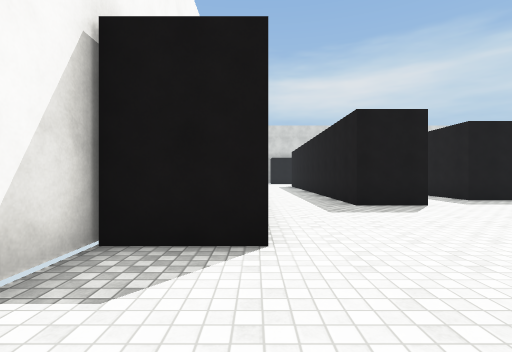
view 1 (above)

24 first-person views from a walk through a 3-D level made in the Unity game engine. The camera is 1.3 m above the floor, looks level and sees 85° across. The floor is counted in squares, 2 m on a side. Each view is taken from the middle of a square. On the plan, view 1 faces up. The plan holds only what a view shows up to about 9 squares ahead; the rest is blank. The place goes on beyond the plan. Surface patterns are stand-ins for the level's own textures.

view 2
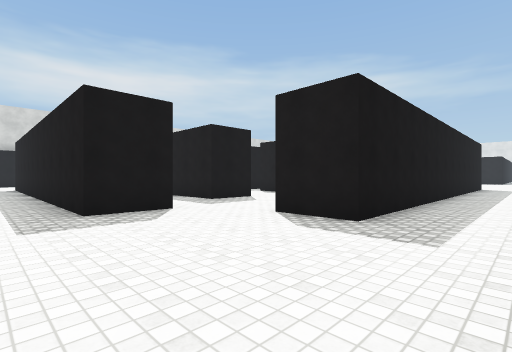

view 3
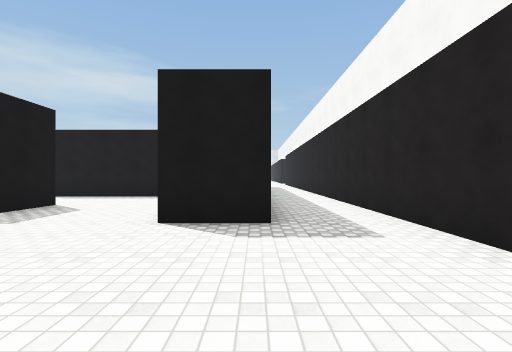

view 4
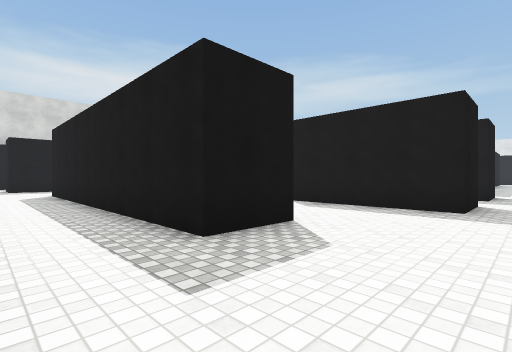

view 5
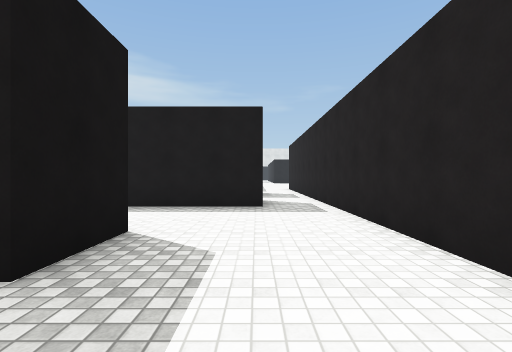

view 6
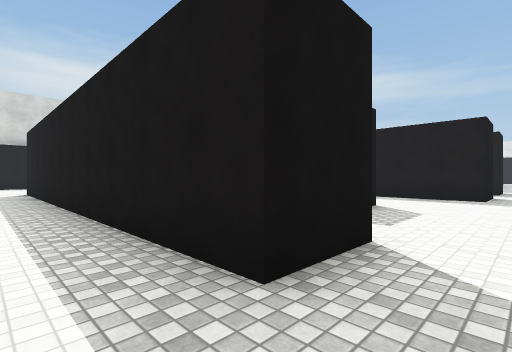

view 7
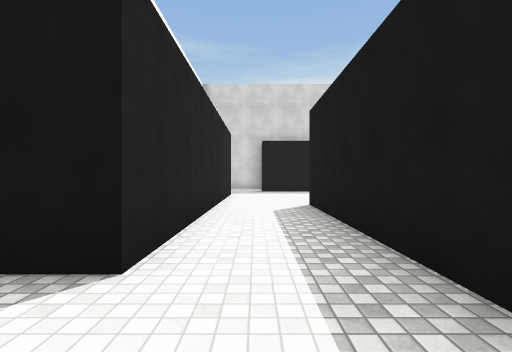

view 8
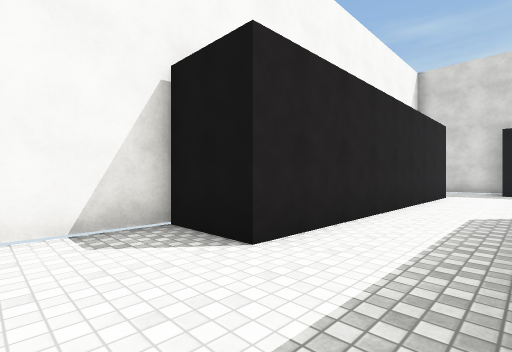

view 9
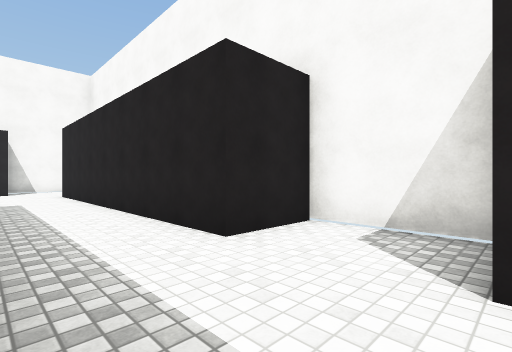

view 10
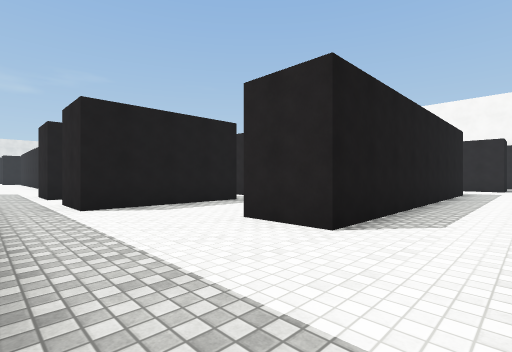

view 11
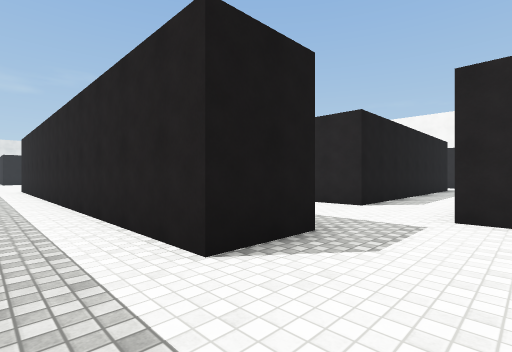

view 12
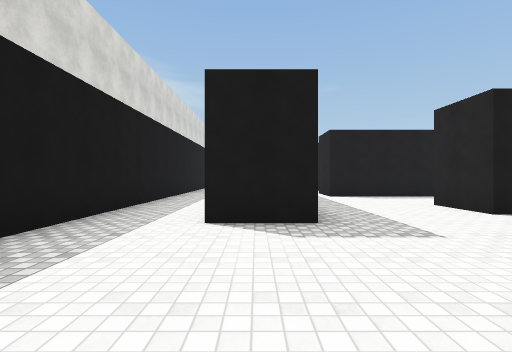

view 13
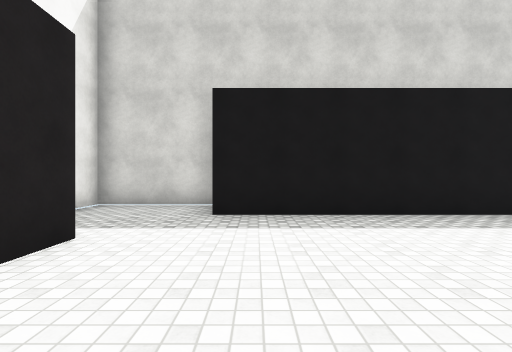

view 14
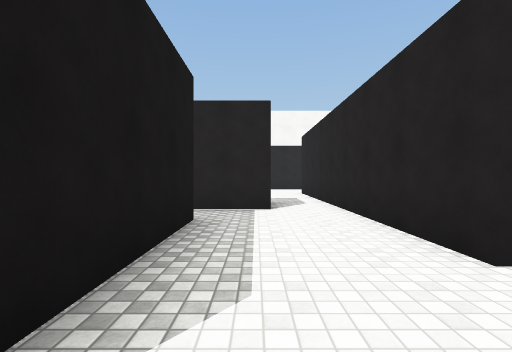

view 15
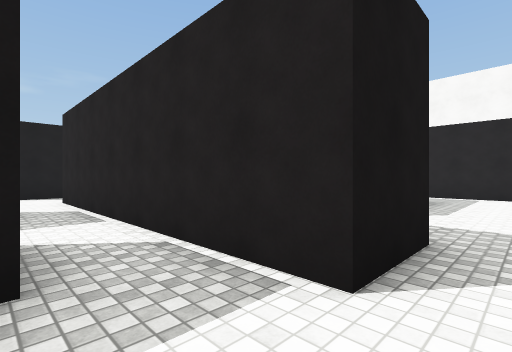

view 16
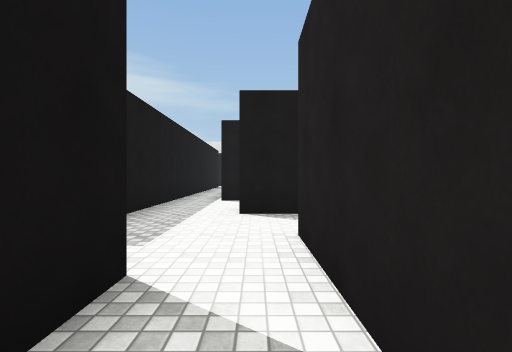

view 17
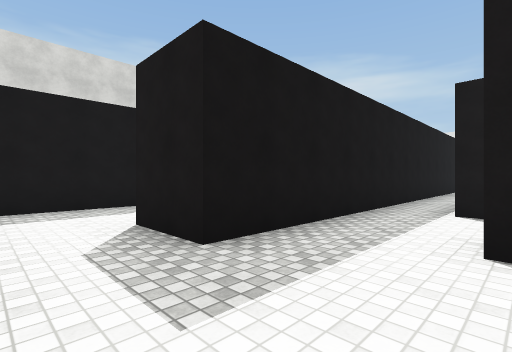

view 18
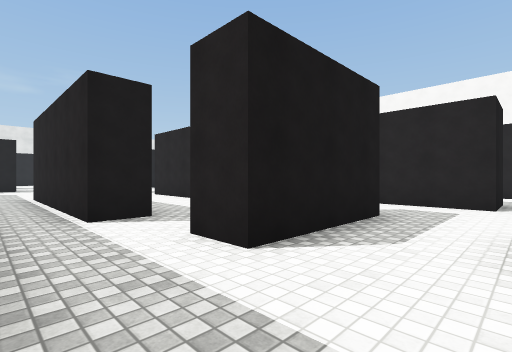

view 19
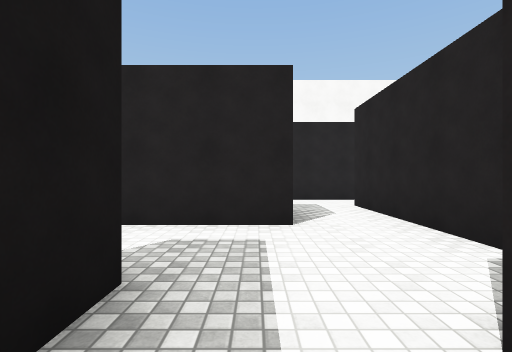

view 20
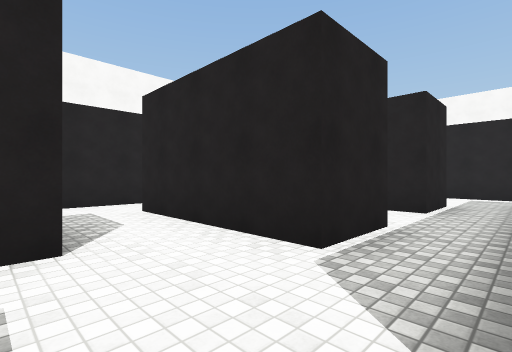

view 21
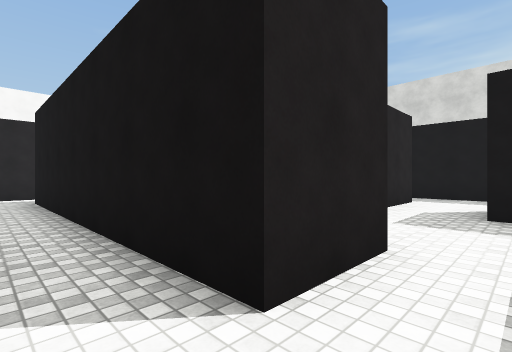

view 22
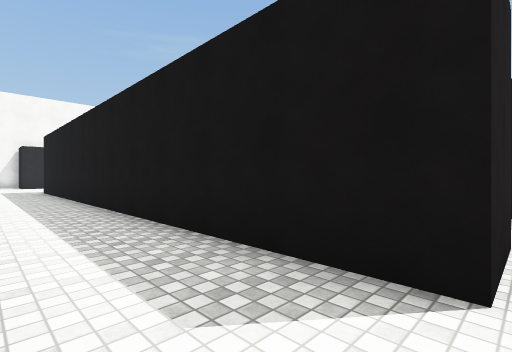

view 23
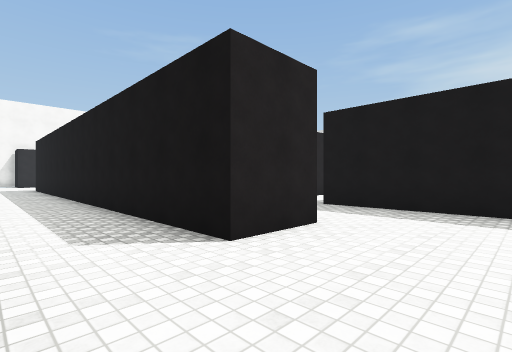

view 24
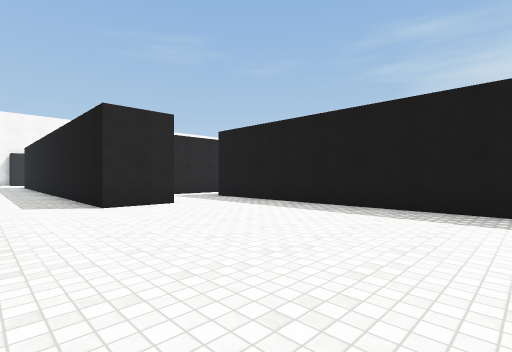

### Floor plan
Points are (right, up) in squares from view 1. A wall is a line through its corners. A room is listed if a view was taken in it or the views show most of it. See-through windows are left out.
Room 1 (views 1, 2, 3, 4, 5, 6, 7, 8, 9, 22)
walls: (3.9, 6.1) (2.2, 6.1) (2.2, 17.4); (7.4, 7.5) (5.7, 7.5) (5.7, 16); (5.8, 4.4) (11.6, 4.4); (3.4, 0.8) (10, 0.8); (11.6, 5.9) (9.9, 5.9) (9.9, 9.7); (0.1, 18.5) (0.1, 12.8) (-1.5, 12.8) (-1.5, 10.7) (0.1, 10.7) (0.1, 2.6) (-1.5, 2.6) (-1.5, 1.6); (17.8, 2.8) (4.9, 2.8) (4.9, 4.4)
ways out: opening at (3, 17) to room 2; opening at (17.5, 1.5) to room 6; opening at (10.5, 5) to room 7; opening at (8.5, 8.5) to room 9
Room 2 (views 10, 11, 12, 13, 14, 15)
walls: (4.9, 19.1) (4.9, 20.7) (14.2, 20.7); (5.7, 16) (7.3, 16) (7.3, 10.5); (3.1, 17.3) (3.9, 17.3); (10, 22.7) (1.2, 22.7); (9.9, 13.8) (9.9, 17.6) (11.5, 17.6); (0.1, 21) (0.1, 18.5); (1.1, 24.2) (-1.5, 24.2) (-1.5, 23.4); (8.7, 11) (8.7, 12.5) (11.4, 12.5)
ways out: opening at (3, 17) to room 1; opening at (10.5, 13) to room 3; opening at (10.5, 18.5) to room 3; opening at (8, 11.5) to room 9
Room 3 (view 16)
walls: (13.3, 17.2) (13.3, 17.6) (14.8, 17.6); (14.9, 13.8) (13.9, 13.8); (11.4, 12.5) (14.6, 12.5)
ways out: opening at (10.5, 13) to room 2; opening at (10.5, 18.5) to room 2; opening at (14, 13) to room 4; opening at (14, 18.5)
Room 4 (views 17, 18)
walls: (17.8, 13.3) (18.8, 13.3); (14.6, 12.5) (16.1, 12.5); (18.5, 15.2) (16.5, 15.2) (16.5, 16.9)
ways out: opening at (14, 13) to room 3; opening at (17, 11.5) to room 5; opening at (15.5, 16); opening at (18, 14.5)
Room 5 (views 19, 20, 21)
walls: (17.8, 10.2) (17.8, 13.3); (16.5, 8.3) (18.9, 8.3); (14.8, 9.7) (14.8, 8.5); (16.1, 12.5) (16.1, 11) (14.6, 11)
ways out: opening at (17, 11.5) to room 4; opening at (14, 10) to room 7; opening at (15.5, 7.5) to room 8; opening at (18, 9.5)
Room 6 (views 23, 24)
walls: (23.8, 6.7) (17.5, 6.7); (17.8, 4.4) (17.8, 2.8)
ways out: opening at (17.5, 1.5) to room 1; opening at (17, 5.5) to room 8
Room 7 (no view inside)
walls: (13.2, 9.7) (14.8, 9.7); (11.5, 9.7) (11.5, 9); (14.8, 5.9) (13.4, 5.9); (14.6, 11) (11.4, 11); (11.6, 4.4) (14.6, 4.4)
ways out: opening at (10.5, 5) to room 1; opening at (14, 10) to room 5; opening at (14, 5) to room 8; opening at (10.5, 10) to room 9
Room 8 (no view inside)
walls: (17.5, 6.7) (16.5, 6.7) (16.5, 8.3); (14.6, 4.4) (16.8, 4.4); (14.8, 8.5) (14.8, 5.9)
ways out: opening at (15.5, 7.5) to room 5; opening at (17, 5.5) to room 6; opening at (14, 5) to room 7
Room 9 (no view inside)
walls: (9.9, 9.7) (11.5, 9.7); (7.3, 10.5) (7.3, 9); (11.4, 11) (8.7, 11)
ways out: opening at (8.5, 8.5) to room 1; opening at (8, 11.5) to room 2; opening at (10.5, 10) to room 7

Positions as (right, up) in squares from view 1, and headings:
1: (0, 0), facing up
2: (1, 1), facing up-right
3: (1, 3), facing right
4: (4, 5), facing up-right
5: (4, 6), facing right
6: (1, 5), facing up-right
7: (1, 11), facing up
8: (2, 11), facing up-left
9: (2, 13), facing down-left
10: (4, 19), facing down-right
11: (3, 22), facing down-right
12: (1, 20), facing right
13: (2, 18), facing up
14: (9, 18), facing down
15: (8, 14), facing down-right
16: (13, 13), facing right
17: (15, 13), facing up-right
18: (16, 15), facing down-right
19: (17, 12), facing down
20: (17, 11), facing down-left
21: (17, 10), facing up-left
22: (18, 1), facing up-left
23: (20, 1), facing up-left
24: (24, 1), facing up-left
